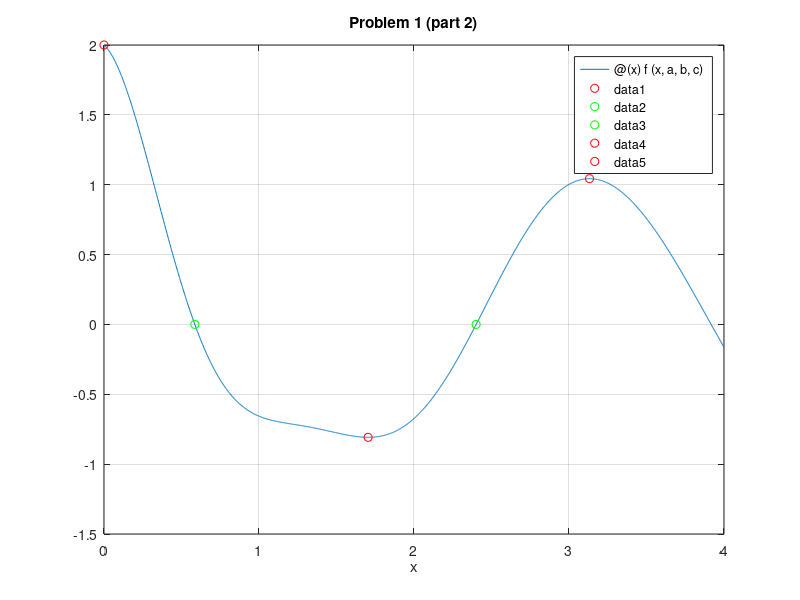

The MATLAB source for this figure: (Note: this script raises an error after producing the figure.)
% Brian Faure Weeks 5/6 Recitation Problems

%% Problem #1 with a=0.5 b=2 and c=3
f =@(x,a,b,c) exp(-a.*x)*cos(b.*x)+cos(c.*x);
a=.5; b=2; c=3;
g=@(x) f(x,a,b,c);
fplot(g,[0,4])
hold on
xlabel('x');, axis([0 4 -1.5 2]);
title('Problem 1 (part 1)')
grid on
[xmin1,ymin1]=fminbnd(g, 0, 2);
[xmin2,ymin2]=fminbnd(g, 2, 4);
plot(xmin1,ymin1, 'ro', xmin2,ymin2, 'ro');
xz1=fzero(g,1);
xz2=fzero(g,2);
xz3=fzero(g,3);
plot(xz1,0, 'go', xz2,0,'go', xz3,0,'go')
[xmax1,fmax1]=fminbnd(@(x) -g(x),0,2);
[xmax2,fmax2]=fminbnd(@(x) -g(x),2,4);
plot(xmax1,-fmax1, 'ro', xmax2,-fmax2, 'ro');
hold off

%% Problem #1 with a=1 b=4 and c=2
f =@(x,a,b,c) exp(-a.*x)*cos(b.*x)+cos(c.*x);
a=1; b=4; c=2;
g=@(x) f(x,a,b,c);
fplot(g,[0,4])
hold on
xlabel('x');, axis([0 4 -1.5 2]);
title('Problem 1 (part 2)')
grid on
[xmin1,ymin1]=fminbnd(g, 0, 4);
plot(xmin1,ymin1, 'ro');
xz1=fzero(g,1);
xz2=fzero(g,2);
plot(xz1,0, 'go', xz2,0,'go')
[xmax1,fmax1]=fminbnd(@(x) -g(x),0,2);
[xmax2,fmax2]=fminbnd(@(x) -g(x),2,4);
plot(xmax1,-fmax1, 'ro', xmax2,-fmax2, 'ro');
hold off
%% Problem #2
t=linspace(0,30,30000);
f=height(t);
plot(t,f), title('Rocket Trajectory'), xlabel('time [sec]'), ylabel('altitude [m]')
hold on
axis([0 35 0 1500])
ht=@(t) -4.9.*t.^2 + 125.*t + 500;
ground=fzero(ht,20);
plot(ground,0,'.r')
[fmax,imax]=max(f);
xmax=t(imax);
plot(xmax,fmax,'go')
legend('height','ground','max','Location','NE')
hold off

%% Problem #3
%% Part A
fclose('all');
fid = fopen('rec0506.dat');
fgetl(fid); 
fgetl(fid);
table = fscanf(fid,'%f %*s %f %*s %f')
table = reshape(table,4,3)
x = table(:,1)
y = table(:,2)
z = table(:,3)
%% Part B
fclose('all');
part_b = fopen('rec0506.dat');
fgetl(part_b);
fgetl(part_b);
C = textscan(part_b,'%f %s %f %s %f')
X = C{1}
Y = C{3}
B = C{4}
A = C{2}
Z = C{5}
% Part C
Y_Ascend = sort(Y,'ascend')
% I don't know what it means in the instructions when it refers
% to sorting the other colums (X,A,B, and Z) based on the sorting 
% index of Y.  I have successfully sorted y in ascending order so I will
% reconstruct the table using that column value
fclose('all');
part_c = fopen('rec0506.dat');
fgetl(part_c);
fgetl(part_c);
fprintf(' A      X      Y       Z      B\n')
fprintf('---------------------------------\n')
fprintf('%s %6.3f %6.5f %6.2f %s\n',A,X,Y_Ascend,Z,B)
% This final fprintf function returns an error because I am 
% inputing a cell apparently





